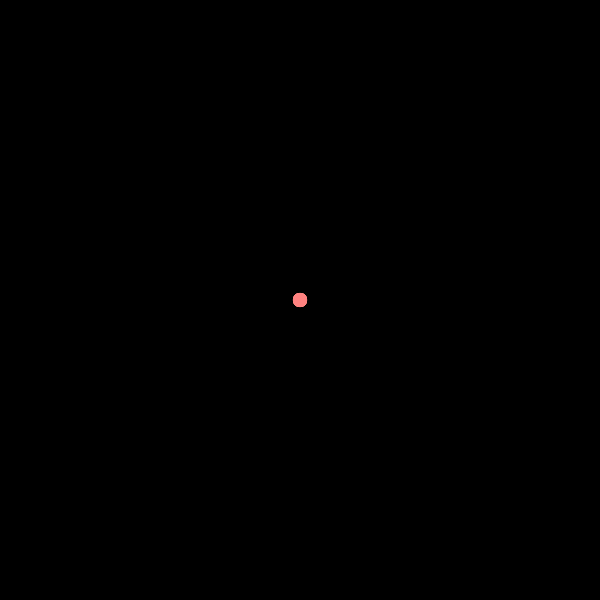
Frame 1 (no input)
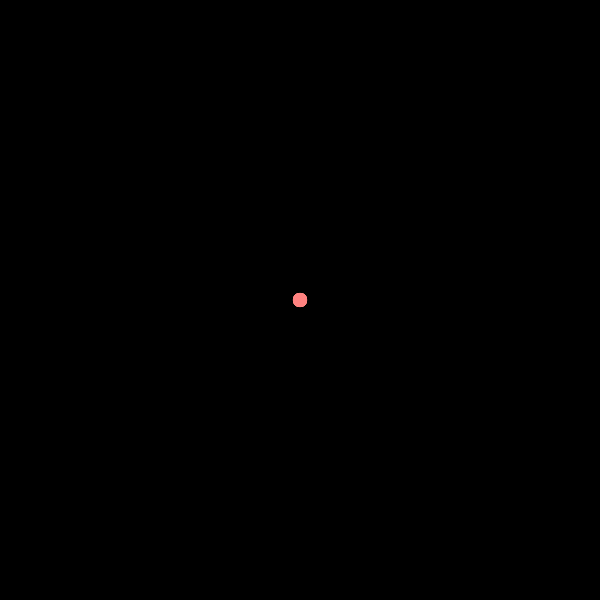
Frame 60 (the mouse pressed at the canvas centre just before this capture)
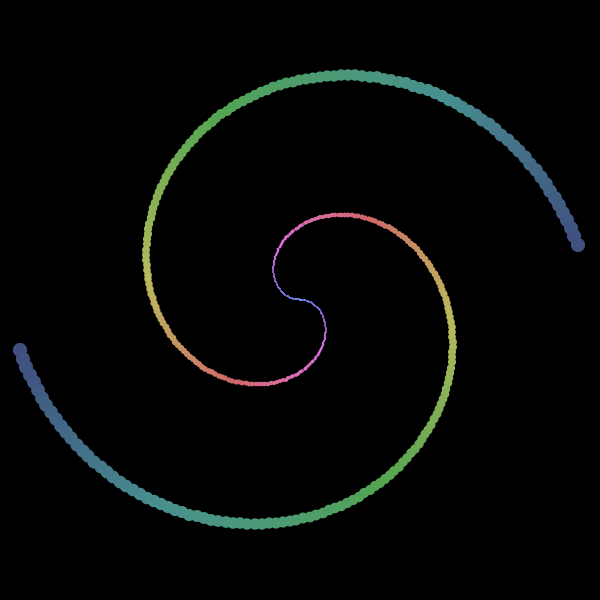
Frame 120 (the mouse held since frame 60 and released just before this capture)

The Processing sketch that drew these frames (run headless with seeded random() and noise(); from frame 60 on, the mouse is pressed at the canvas centre):

// Processing sketch: whitney_2
// ── whitney_2.pde
// WhitneyScope - Jim Bumgardner
//
// This is an example of a more complex version of the animation,
// accomplished using an extra sin multipliation.
//
// From ideas by John Whitney -- see his book "Digital Harmony"

int   nbrPoints = 400;
int   cx,cy;
float crad;
float cycleLength;
float startTime;
int   counter =0 ;
float   speed = 1;
boolean classicStyle = false;

void setup()
{
  size(600, 600);
  cx = width/2;
  cy = height/2;
  crad = (min(width,height)/2) * 0.95;
  noStroke();
  smooth();
  colorMode(HSB, 1);

  background(0);
  
  if (classicStyle)
    cycleLength = 15*60;
  else
    cycleLength = 2000*15*60;
  speed = (2*PI*nbrPoints) / cycleLength;
  startTime = -random(cycleLength);
  // speed = 10;
}

void mousePressed()
{
  classicStyle = !classicStyle;
  if (classicStyle)
    cycleLength = 15*60;
  else
    cycleLength = 2000*15*60;
  speed = (2*PI*nbrPoints) / cycleLength;
}


void draw()
{
 startTime = -(cycleLength*mouseY) / (float) height;
 float timer = (millis()*.001 - startTime)*speed;

  background(0);
  counter = int(timer / cycleLength);

  for (int i = 0; i < nbrPoints; ++i)
  {
  
    float r = i/(float)nbrPoints;
    if ((counter & 1) == 0)
      r = 1-r;

    float a = timer * r; // pow(i * .001,2);
    // float a = timer*2*PI/(cycleLength/i); same thing
    float len = i*crad/(float)nbrPoints;
    float rad = max(2,len*.05);
    if (!classicStyle)
       len *= sin(a*timer);  // big fun!
    int x = (int) (cx + cos(a)*len);
    int y = (int) (cy + sin(a)*len);
    float hue = r + timer * .01;
    hue -= int(hue);
    fill(hue,.5,1-r/2);
    ellipse(x,y,rad,rad);
  }
}
